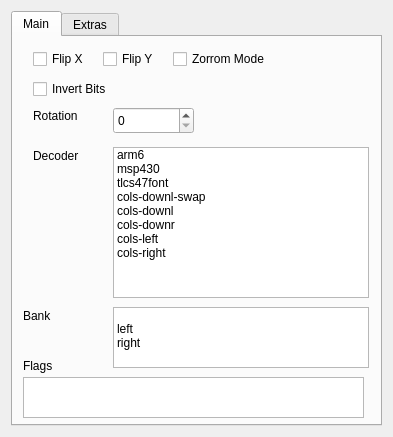
<?xml version="1.0" encoding="UTF-8"?>
<ui version="4.0">
 <class>RomDecodeDialog</class>
 <widget class="QDialog" name="RomDecodeDialog">
  <property name="geometry">
   <rect>
    <x>0</x>
    <y>0</y>
    <width>393</width>
    <height>437</height>
   </rect>
  </property>
  <property name="windowTitle">
   <string>Decoder</string>
  </property>
  <layout class="QHBoxLayout" name="horizontalLayout">
   <item>
    <widget class="QTabWidget" name="tabWidget">
     <widget class="QWidget" name="tab">
      <attribute name="title">
       <string>Main</string>
      </attribute>
      <widget class="QLabel" name="label">
       <property name="geometry">
        <rect>
         <x>20</x>
         <y>110</y>
         <width>58</width>
         <height>18</height>
        </rect>
       </property>
       <property name="text">
        <string>Decoder</string>
       </property>
      </widget>
      <widget class="QLabel" name="label_2">
       <property name="geometry">
        <rect>
         <x>20</x>
         <y>70</y>
         <width>58</width>
         <height>18</height>
        </rect>
       </property>
       <property name="text">
        <string>Rotation</string>
       </property>
      </widget>
      <widget class="QCheckBox" name="checkFlipX">
       <property name="geometry">
        <rect>
         <x>20</x>
         <y>10</y>
         <width>85</width>
         <height>24</height>
        </rect>
       </property>
       <property name="text">
        <string>Flip X</string>
       </property>
      </widget>
      <widget class="QCheckBox" name="checkFlipY">
       <property name="geometry">
        <rect>
         <x>90</x>
         <y>10</y>
         <width>85</width>
         <height>24</height>
        </rect>
       </property>
       <property name="text">
        <string>Flip Y</string>
       </property>
      </widget>
      <widget class="QCheckBox" name="checkInvertBits">
       <property name="geometry">
        <rect>
         <x>20</x>
         <y>40</y>
         <width>111</width>
         <height>24</height>
        </rect>
       </property>
       <property name="text">
        <string>Invert Bits</string>
       </property>
      </widget>
      <widget class="QSpinBox" name="spinRotation">
       <property name="geometry">
        <rect>
         <x>100</x>
         <y>70</y>
         <width>81</width>
         <height>27</height>
        </rect>
       </property>
       <property name="maximum">
        <number>270</number>
       </property>
       <property name="singleStep">
        <number>90</number>
       </property>
      </widget>
      <widget class="QListWidget" name="listDecoder">
       <property name="geometry">
        <rect>
         <x>100</x>
         <y>110</y>
         <width>256</width>
         <height>151</height>
        </rect>
       </property>
       <item>
        <property name="text">
         <string>arm6</string>
        </property>
       </item>
       <item>
        <property name="text">
         <string>msp430</string>
        </property>
       </item>
       <item>
        <property name="text">
         <string>tlcs47font</string>
        </property>
       </item>
       <item>
        <property name="text">
         <string>cols-downl-swap</string>
        </property>
       </item>
       <item>
        <property name="text">
         <string>cols-downl</string>
        </property>
       </item>
       <item>
        <property name="text">
         <string>cols-downr</string>
        </property>
       </item>
       <item>
        <property name="text">
         <string>cols-left</string>
        </property>
       </item>
       <item>
        <property name="text">
         <string>cols-right</string>
        </property>
       </item>
      </widget>
      <widget class="QCheckBox" name="checkZorrom">
       <property name="geometry">
        <rect>
         <x>160</x>
         <y>10</y>
         <width>121</width>
         <height>24</height>
        </rect>
       </property>
       <property name="text">
        <string>Zorrom Mode</string>
       </property>
      </widget>
      <widget class="QPlainTextEdit" name="textFlags">
       <property name="geometry">
        <rect>
         <x>10</x>
         <y>340</y>
         <width>341</width>
         <height>41</height>
        </rect>
       </property>
      </widget>
      <widget class="QLabel" name="label_3">
       <property name="geometry">
        <rect>
         <x>10</x>
         <y>320</y>
         <width>58</width>
         <height>18</height>
        </rect>
       </property>
       <property name="text">
        <string>Flags</string>
       </property>
      </widget>
      <widget class="QListWidget" name="listBank">
       <property name="geometry">
        <rect>
         <x>100</x>
         <y>270</y>
         <width>256</width>
         <height>61</height>
        </rect>
       </property>
       <item>
        <property name="text">
         <string/>
        </property>
       </item>
       <item>
        <property name="text">
         <string>left</string>
        </property>
       </item>
       <item>
        <property name="text">
         <string>right</string>
        </property>
       </item>
      </widget>
      <widget class="QLabel" name="label_4">
       <property name="geometry">
        <rect>
         <x>10</x>
         <y>270</y>
         <width>58</width>
         <height>18</height>
        </rect>
       </property>
       <property name="text">
        <string>Bank</string>
       </property>
      </widget>
     </widget>
     <widget class="QWidget" name="tab_2">
      <attribute name="title">
       <string>Extras</string>
      </attribute>
     </widget>
    </widget>
   </item>
  </layout>
 </widget>
 <resources/>
 <connections/>
</ui>
